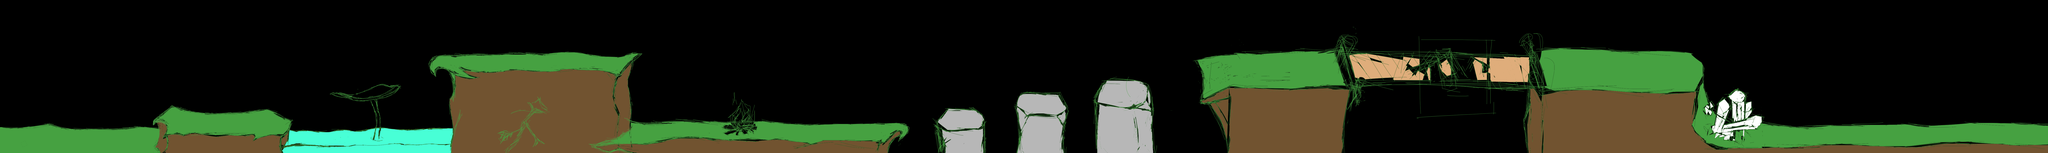

Tiled map render using the project's own tile images. Description and the map definition, with tile-layer contents summarised, below:
An orthogonal 10x1 tile map with 1024x768 px tiles, 1 tile layer (块层 1) and 3 objects (2x Floor, Hero).

<map version="1.0" orientation="orthogonal" renderorder="right-down" width="10" height="1" tilewidth="1024" tileheight="768" nextobjectid="1">
 <tileset firstgid="1" name="map_01" tilewidth="1024" tileheight="768">
  <image source="level_1.png" width="10240" height="768" />
 </tileset>
 <layer name="块层 1" width="10" height="1">
  <data>[10 cells, 10 non-empty, 10 distinct tile ids]</data>
 <objectgroup name="BrickLayer" width="60" height="20">
  <object name="Floor" type="Floor" x="0" y="700" width="788" height="100" />
  <object name="Floor" type="Floor" x="788" y="640" width="236" height="160" />
 </objectgroup>
 <objectgroup name="HeroLayer" width="60" height="20">
  <object name="Hero" type="Hero" x="400" y="0" width="64" height="64" />
 </objectgroup>
 </layer>
</map>